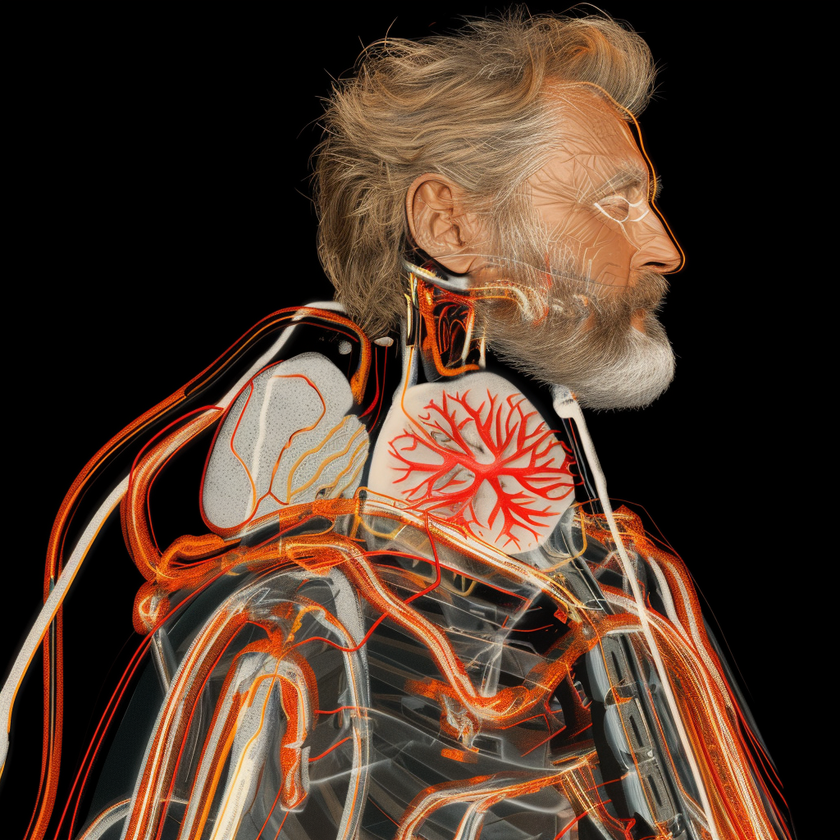
#> input picture images/1.png, 840 x 840 px, shrunk from 1024 x 1024 before the run; its folder holds 3 pictures in this run; the run also reads 1 picture not shown here
$ python diff_images.py
#> lines starting #> are read from the running program, lines starting #| are printed output that depends on the picture; long printed decimals are rounded
#!/usr/bin/env python3
"""
Compute difference metrics between 1.png and 2.png and save visual diff.

Outputs JSON:
{
  "mse": …,
  "psnr": …,
  "percent_identical": …,
  "percent_difference": …,
  "diff_image": "diff_visual.png"
}
If any step fails it emits {"error": "...", "trace": "..."} and exits ≠0
"""
import json, math, os, sys, traceback, argparse
try:
    import numpy as np
    from PIL import Image, ImageChops
except Exception as e:      # dependency missing
    traceback.print_exc()
    sys.exit(1)

IMAGES_DIR = "images"

def find_default_images():
    """Return first two .png images inside IMAGES_DIR or raise ValueError"""
    files = [f for f in os.listdir(IMAGES_DIR) if f.lower().endswith('.png')]
    if len(files) < 2:
        raise ValueError(f"Need at least 2 .png images inside {IMAGES_DIR} to compare, found {len(files)}")
    files.sort()
    return os.path.join(IMAGES_DIR, files[0]), os.path.join(IMAGES_DIR, files[1])

def main() -> None:
    try:
        parser = argparse.ArgumentParser(description="Compute difference metrics between two images")
        parser.add_argument('image1', nargs='?', help='Path to first image')
        parser.add_argument('image2', nargs='?', help='Path to second image')
        args = parser.parse_args()

        if args.image1 and args.image2:
            img1_path, img2_path = args.image1, args.image2
        else:
            img1_path, img2_path = find_default_images()
            print(f"[INFO] Auto-selected images: {os.path.basename(img1_path)} & {os.path.basename(img2_path)}", file=sys.stderr)
        if not os.path.exists(img1_path) or not os.path.exists(img2_path):
            raise FileNotFoundError("1.png or 2.png not found in project root")

        img1 = Image.open(img1_path).convert('RGB')
#> img1 is the input picture: PIL image 840x840 RGB; mean R, G, B 78.8, 54.9, 41
        img2 = Image.open(img2_path).convert('RGB')
        if img1.size != img2.size:
            raise ValueError(f"Dimension mismatch: {img1.size} vs {img2.size}")

        arr1 = np.asarray(img1, dtype=np.float32)
        arr2 = np.asarray(img2, dtype=np.float32)

        mse  = float(np.mean((arr1 - arr2) ** 2))
#> mse = 6.83
        psnr = float('inf') if mse == 0 else 20 * math.log10(255.0 / math.sqrt(mse))
#> psnr = 39.79
        identical = int(np.sum(np.all(arr1 == arr2, axis=2)))
#> identical = 704874
        percent_identical = identical * 100.0 / (arr1.shape[0] * arr1.shape[1])
#> percent_identical = 99.9

        # visual diff
        diff_img = ImageChops.difference(img1, img2)
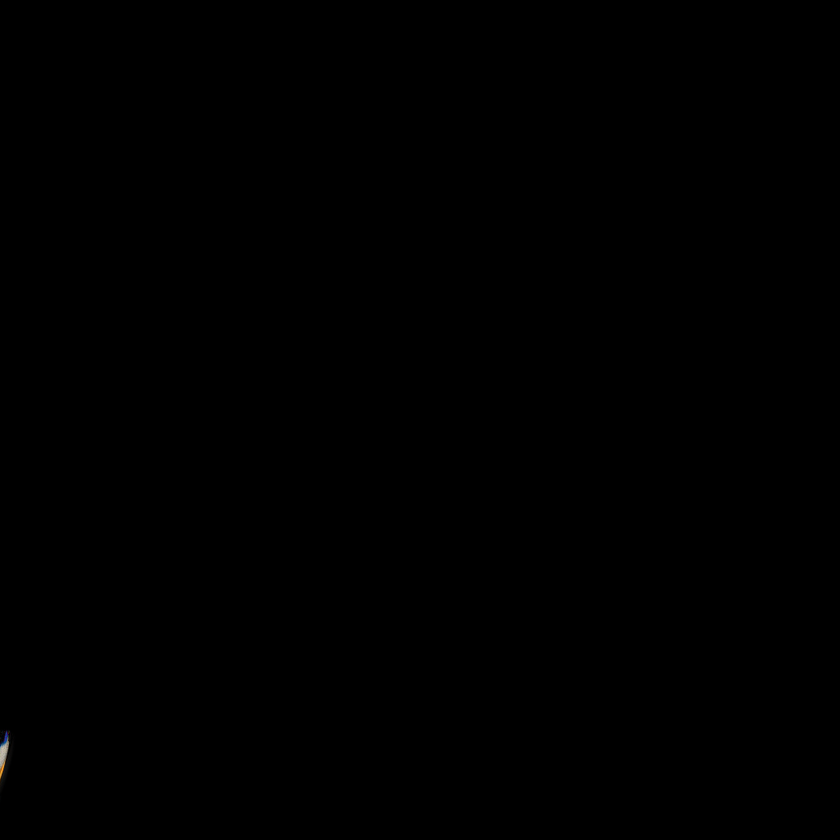
#> diff_img: PIL image 840x840 RGB; mean R, G, B 0.1, 0.1, 0
        enhanced = diff_img.point(lambda x: min(255, x * 10))
        diff_dir = os.path.dirname(img1_path) or '.'
        diff_path = os.path.join(diff_dir, 'diff_visual.png')
        enhanced.save(diff_path)

        print(json.dumps({
            'mse': mse,
            'psnr': psnr,
            'percent_identical': percent_identical,
            'percent_difference': 100.0 - percent_identical,
            'diff_image': diff_path
        }, indent=2))
#| {
#|   "mse": 6.832,
#|   "psnr": 39.785,
#|   "percent_identical": 99.897,
#|   "percent_difference": 0.1029,
#|   "diff_image": "images/diff_visual.png"
#| }
    except Exception as exc:
        print(json.dumps({
            'error': str(exc),
            'trace': traceback.format_exc()
        }, indent=2))
        sys.exit(1)

if __name__ == '__main__':
    main()
